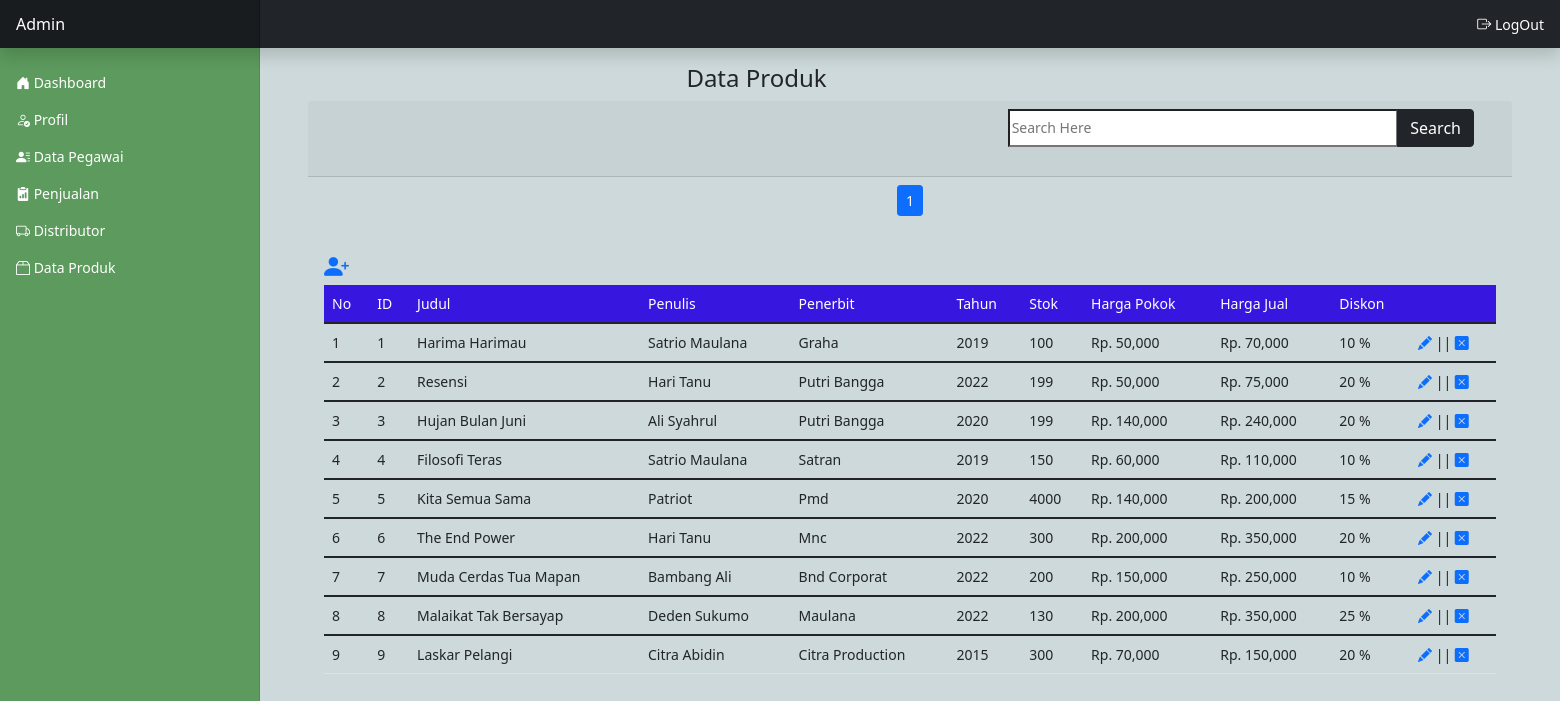
The app's page /admin/index.php?page=produk (signed in) with its own data.
### tables this page shows
CREATE TABLE `produk` (
  `id_buku` int(11) NOT NULL,
  `judul` varchar(100) NOT NULL,
  `penulis` varchar(100) NOT NULL,
  `penerbit` varchar(100) NOT NULL,
  `tahun` year(4) NOT NULL,
  `stok` int(11) NOT NULL,
  `harga_pokok` int(11) NOT NULL,
  `harga_jual` int(11) NOT NULL,
  `foto` varchar(255) NOT NULL,
  `diskon` int(11) NOT NULL
);

### admin/produk.php (the view, shortened to what this page needs)
<?php include '../koneksi.php';
$batas = 10;
$result = mysqli_query($koneksi, "SELECT * FROM produk");
$jumlahdata = mysqli_num_rows($result);
$halaman = ceil($jumlahdata / $batas);
$page_aktif = (isset($_GET["halaman"])) ? $_GET["halaman"] : 1;
$awaldata = ($batas * $page_aktif) - $batas;
?>
<div class="container">
<div class="row">
	<div class="col-md-9">
		<h4 class="text-dark text-center">Data Produk</h4>
	</div>
	<div>
		<div class="card-header mb-2">
			<form method="POST">
			<div class="input-group offset-7">
				<input  name="cari" type="text" class="col-md-4" placeholder="Search Here">
				<button class="btn btn-dark">Search</button>
			</div><br>
			</form>
		</div>
			<nav aria-label="Page navigation example">
			  <ul class="pagination justify-content-center">
			    <?php for($i =1; $i <= $halaman; $i++) : ?>
			        <?php if($i == $page_aktif): ?>
			          <li class="page-item"> <a href="?page=produk&halaman=<?php echo $i; ?>"class="btn btn-primary text-white btn-sm"><?php echo $i; ?></a></li>
			        <?php else : ?>
			          <li class="page-item"> <a href="?page=produk&halaman=<?php echo $i; ?>"class="btn btn-light text-success btn-sm"><?php echo $i; ?></a></li>
			        <?php endif; ?>
			      <?php endfor; ?>
			  </ul>
			</nav>
			<div class="card-body">
				<a href="index.php?page=tambah_produk" class="bi bi-person-plus-fill" style="font-size: 25px;"></a>
				<table class="table col-md-10">
				  <thead class="text-white" style="background-color: #3717E0;">
				     <tr>
				     	<td>No</td>
				     	<td>ID</td>
				     	<td>Judul</td>
				     	<td>Penulis</td>
				     	<td>Penerbit</td>
				     	<td>Tahun</td>
				     	<td>Stok</td>
				     	<td>Harga Pokok</td>
				     	<td>Harga Jual</td>
				     	<td>Diskon</td>
				     	<td></td>
				     </tr>
				  </thead>
		<?php
			if (isset($_POST['cari'])) {
			$cari = $_POST['cari'];
			$ambil = mysqli_query($koneksi, "SELECT * FROM produk WHERE judul LIKE '%".$cari."%' OR tahun LIKE '%".$cari."%' OR harga_jual LIKE '%".$cari."%' OR penerbit LIKE '%".$cari."%' ORDER BY id_buku DESC");
			}else{
					$ambil = mysqli_query($koneksi, "SELECT * FROM produk LIMIT $awaldata,$batas");
			}
				$no = 1+$awaldata;
				while($tiap = mysqli_fetch_assoc($ambil)){
				?>
				  <tbody>
				    <tr>
				    	<td><?php echo $no++ ?></td>
				    	<td><?php echo $tiap['id_buku'] ?></td>
				    	<td><?php echo ucwords($tiap['judul']) ?></td>
				    	<td><?php echo ucwords($tiap['penulis']) ?></td>
				    	<td><?php echo ucwords($tiap['penerbit']) ?></td>
				    	<td><?php echo $tiap['tahun'] ?></td>
				    	<td><?php echo $tiap['stok'] ?></td>
				  		<td>Rp. <?php echo number_format($tiap['harga_pokok']) ?></td>
				  		<td>Rp. <?php echo number_format($tiap['harga_jual']) ?></td>
				  		<td><?php echo $tiap['diskon'] ?> %</td>
				  		<td>
				  			<a href="index.php?page=edit_produk&id=<?php echo $tiap["id_buku"] ?>" class="bi bi-pencil-fill"></a> ||
				  			<a href="index.php?page=delete_produk&id=<?php echo $tiap["id_buku"] ?>" onclick="return confirm('Yakin Hapus ??')" class="bi bi-x-square-fill"></a>
				  		</td>
				    </tr>
			<?php }?>
				  </tbody>
				</table>
			</div>
		</div>
	</div>
</div>
</div>

### assets/admin.css (style rules this page uses)
body { font-size: .875rem; }

### records on screen
produk: id_buku "1", judul "Harima Harimau", penulis "Satrio Maulana", penerbit "Graha", tahun "2019", stok "100", harga_pokok "50,000", harga_jual "70,000", diskon "10"
produk: id_buku "2", judul "Resensi", penulis "Hari Tanu", penerbit "Putri Bangga", tahun "2022", stok "199", harga_pokok "50,000", harga_jual "75,000", diskon "20"
produk: id_buku "3", judul "Hujan Bulan Juni", penulis "Ali Syahrul", penerbit "Putri Bangga", tahun "2020", stok "199", harga_pokok "140,000", harga_jual "240,000", diskon "20"
produk: id_buku "4", judul "Filosofi Teras", penulis "Satrio Maulana", penerbit "Satran", tahun "2019", stok "150", harga_pokok "60,000", harga_jual "110,000", diskon "10"
produk: id_buku "5", judul "Kita Semua Sama", penulis "Patriot", penerbit "Pmd", tahun "2020", stok "4000", harga_pokok "140,000", harga_jual "200,000", diskon "15"
produk: id_buku "6", judul "The End Power", penulis "Hari Tanu", penerbit "Mnc", tahun "2022", stok "300", harga_pokok "200,000", harga_jual "350,000", diskon "20"
produk: id_buku "7", judul "Muda Cerdas Tua Mapan", penulis "Bambang Ali", penerbit "Bnd Corporat", tahun "2022", stok "200", harga_pokok "150,000", harga_jual "250,000", diskon "10"
produk: id_buku "8", judul "Malaikat Tak Bersayap", penulis "Deden Sukumo", penerbit "Maulana", tahun "2022", stok "130", harga_pokok "200,000", harga_jual "350,000", diskon "25"
produk: id_buku "9", judul "Laskar Pelangi", penulis "Citra Abidin", penerbit "Citra Production", tahun "2015", stok "300", harga_pokok "70,000", harga_jual "150,000", diskon "20"
